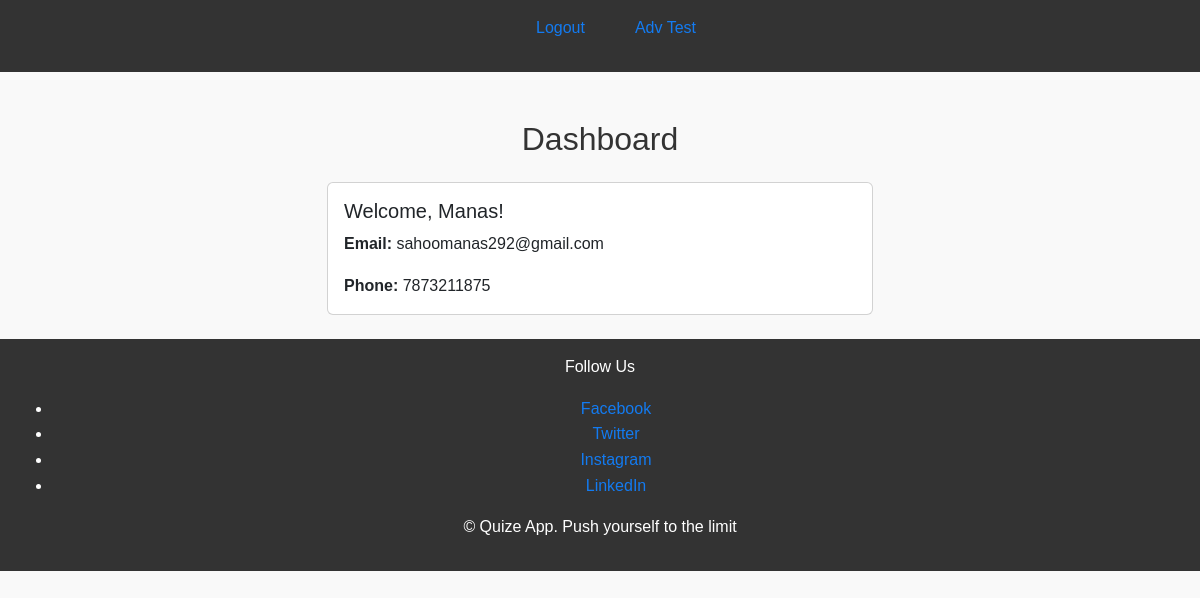
The page /dashboard (signed in) on the database its author committed.
### models.py (models this page shows)
class User(db.Model):
    id = db.Column(db.Integer, primary_key=True)
    name = db.Column(db.String(100), nullable=False)
    email = db.Column(db.String(120), unique=True, nullable=False)
    password = db.Column(db.String(200), nullable=False)
    phone = db.Column(db.String(15), nullable=False)

### app.py (the view)
@app.route('/dashboard')
def dashboard():
    if 'user_id' in session:
        user = User.query.get(session['user_id'])
        return render_template('dashboard.html', user=user)
    return redirect(url_for('login'))

### templates/dashboard.html (shortened to what this page needs)
<!DOCTYPE html>
<html lang="en">
  <head>
    <link
      href="https://cdn.jsdelivr.net/npm/bootstrap@5.3.0/dist/css/bootstrap.min.css"
      rel="stylesheet"
    />
    <header class="header">
      <link
        rel="stylesheet"
        href="{{ url_for('static', filename='home.css') }}"
      />
      <nav>
        <ul>
          <li>
            <a
              href="/logout"
              class="{{ 'active' if request.path == '/logout' else '' }}"
              >Logout</a
            >
          </li>
          <li>
            <a
              href="/quiz"
              class="{{ 'active' if request.path == '/quiz' else '' }}"
              >Adv Test</a
            >
          </li>
        </ul>
      </nav>
    </header>
  </head>
  <body>
    <div class="container mt-5">
      <div class="row justify-content-center">
        <div class="col-md-6">
          <h2 class="text-center mb-4">Dashboard</h2>
          <div class="card">
            <div class="card-body">
              <h5 class="card-title">Welcome, {{ user.name }}!</h5>
              <p class="card-text"><strong>Email:</strong> {{ user.email }}</p>
              <p class="card-text"><strong>Phone:</strong> {{ user.phone }}</p>
            </div>
          </div>
        </div>
      </div>
    </div>
    {% include 'footer.html' %}
  </body>
</html>

### static/home.css (style rules this page uses)
* { margin: 0; padding: 0; box-sizing: border-box; }
body { font-family: Arial, sans-serif; background-color: #f9f9f9; color: #333; line-height: 1.6; }
.header { background-color: #333; padding: 15px 20px; text-align: center; }
.header nav ul { display: flex; justify-content: center; list-style: none; }
.header nav ul li { margin: 0 15px; }
.header nav ul li a { color: #137bf1; text-decoration: none; padding: 10px; }

### rows shown on the page
User: name "Manas", email "sahoomanas292@gmail.com", phone "7873211875"
